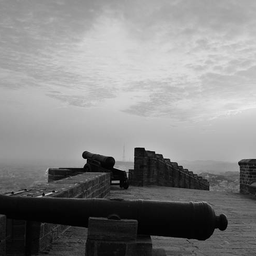
%> input picture images/sunset.jpg (cropped and resized to the size of MATLAB's example picture, made grey), 256 x 256 px, given in place of cameraman.tif, which was not available
$ octave demo_FLM.m   (GNU Octave 9; MATLAB toolbox functions it lacks are replaced by stand-ins)
%> lines starting %> are read from the running program, lines starting %| are printed output that depends on the picture; in (x1, y1, x2, y2) boxes, pixels count from 0 and x2, y2 are one past the last pixel; in counts of white or black regions, pixels touching at a corner belong together; the program's own positions count from 1; pictures that were not available may be replaced by others from this repository, and a replacement may not be noted
%> further down, I is the input picture: size 256x256 uint8; min 0, max 235, mean 133.5
### FLM/rgb2v.m
function Iv = rgb2v(I)
%   The function was written by Jicai Teng, Jinhui Shi, Kun Zhan
%   $Revision: 1.0.0.0 $  $Date: 2014/12/11 $ 19:20:56 $

%   Reference:
%   K. Zhan, J. Shi, J. Teng, Q. Li and M. Wang,
%   "Feature-linking model for image enhancement,"
%   Neural Computation, vol. 28, no. 6, pp. 1072-1100, 2016.

I = uint8(I);
[~,~,hei] = size(I);
%> hei = 1
if hei == 1
    Iv = I;
else
    hsv = rgb2hsv(I);
    V = hsv(:,:,3);
    Iv = uint8(V .* 255);
end

### FLM/FLM.m
function Rep1gs = FLM(I)
%   The FLM function was written by Kun Zhan, Jicai Teng, Jinhui Shi
%   $Revision: 1.0.0.0 $  $Date: 2014/11/21 $ 16:58:08 $

%   Reference:
%   K. Zhan, J. Shi, J. Teng, Q. Li and M. Wang,
%   "Feature-linking model for image enhancement,"
%   Neural Computation, vol. 28, no. 6, pp. 1072-1100, 2016.

funInverse = @(x) max(max(x)) + 1 - x;
funNormalize = @(x) ( x-min(min(x)))/( max(max(x))-min(min(x)) + eps);
[r,c] = size(I);  rc = r*c;
%> after `[r,c] = size(I)`: r = 256; c = 256
%> after `rc = r*c`: rc = 65536
S = funNormalize(double(I)) + 1/255;
W=[0.7 1 0.7; 1  0  1 ; 0.7 1 0.7;];
Y=zeros(r,c);   U = Y;  Time = Y; sumY = 0;  n = 0;
%_____________________Theta_0______________
Lap = fspecial('laplacian',0.2);
Theta = 1 + imfilter(S,Lap,'symmetric');
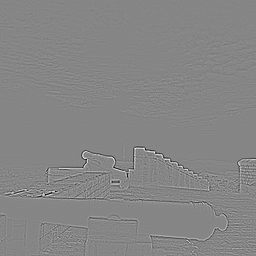
%> Theta: size 256x256 double; min -0.0879, max 1.98, mean 1; drawn with min black and max white
%_____________________f____________________
f = 0.75 * exp(-(S).^2 / 0.16) + 0.05;
G = fspecial('gaussian',7,1);
f = imfilter(f,G,'symmetric');
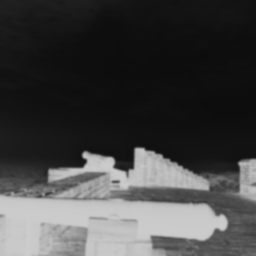
%> f: size 256x256 double; min 0.0517, max 0.799, mean 0.263
%___________________Parameters____________
h = 2e10; d = 2; g = 0.9811; alpha = 0.01; beta = 0.03;
while sumY < rc
    n = n + 1;
    K = conv2(Y,W,'same');
    Wave = alpha * K + beta .* S .* (K - d);
    U = f.*U + S + Wave;
    Theta = g*Theta + h.*Y;
    Y = double(U > Theta);
    Time = Time + n .* Y;
    sumY = sumY + sum(Y(:));
end
%> this loop made 292 passes
%> sumY on passes 1 to 3: 259, 811, 1761
%> pass 1, in FLM, `Wave = alpha * K + beta .* S .* (K - d);`:
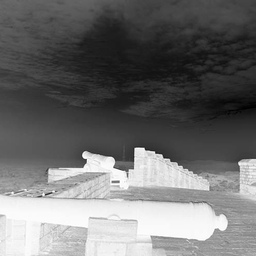
%> Wave: size 256x256 double; min -0.0602, max -0.000235, mean -0.0343; drawn with min black and max white
%> pass 1, in FLM, `Y = double(U > Theta);`:
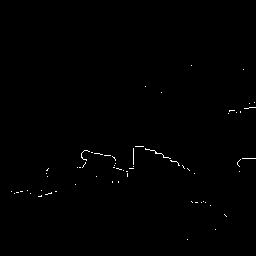
%> Y: size 256x256 double; values 0 (black) and 1 (white), 0.4% white in thin lines or dots, all inside (x1, y1, x2, y2) = (11, 65, 256, 240)
%> after the loop:
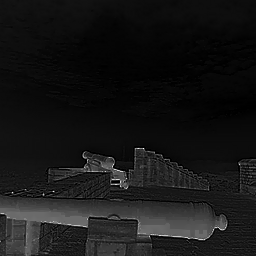
%> Time: size 256x256 double; min 1, max 292, mean 27.1; drawn with min black and max white
%> after the loop:
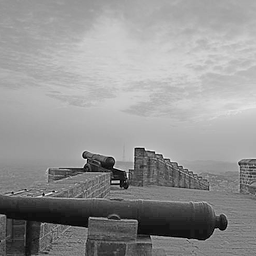
%> U: size 256x256 double; min 0.00752, max 1.12, mean 0.651; drawn with min black and max white
%> after the loop, n = 292; sumY = 65536
Rep = funInverse(Time);
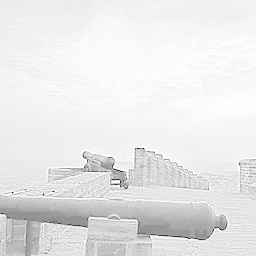
%> Rep: size 256x256 double; min 1, max 292, mean 265.9; drawn with min black and max white
Rep = funNormalize(Rep);
Rep = uint8(Rep * 255);
%> Rep: size 256x256 uint8
%> the run ends on the next line
Rep1gs = GrayStretch(Rep,0.98);

### demo_FLM.m
%   The demo was written by Kun Zhan, Jicai Teng, Jinhui Shi
%   $Revision: 1.0.0.0 $  $Date: 2014/12/20 $ 10:30:18 $

%   Reference:
%   K. Zhan, J. Shi, J. Teng, Q. Li and M. Wang,
%   "Feature-linking model for image enhancement,"
%   Neural Computation, vol. 28, no. 6, pp. 1072-1100, 2016.

close all;clc,clear
addpath(genpath(pwd));
K = 5;
Contrast = ones(K,1); Spatial_frequency = Contrast; Gradient = Contrast;
for k = 1 : K
    if k ==1
        I = imread('cameraman.tif');
    elseif k == 2
        I = imread('tire.tif');
    elseif k == 3
        I = imread('sunset.jpg');
    elseif k == 4
        I = imread('flower.png');
    else
        I = imread('Lunaria.png');
    end
    V = rgb2v(I);
    V_flm = FLM(V);
